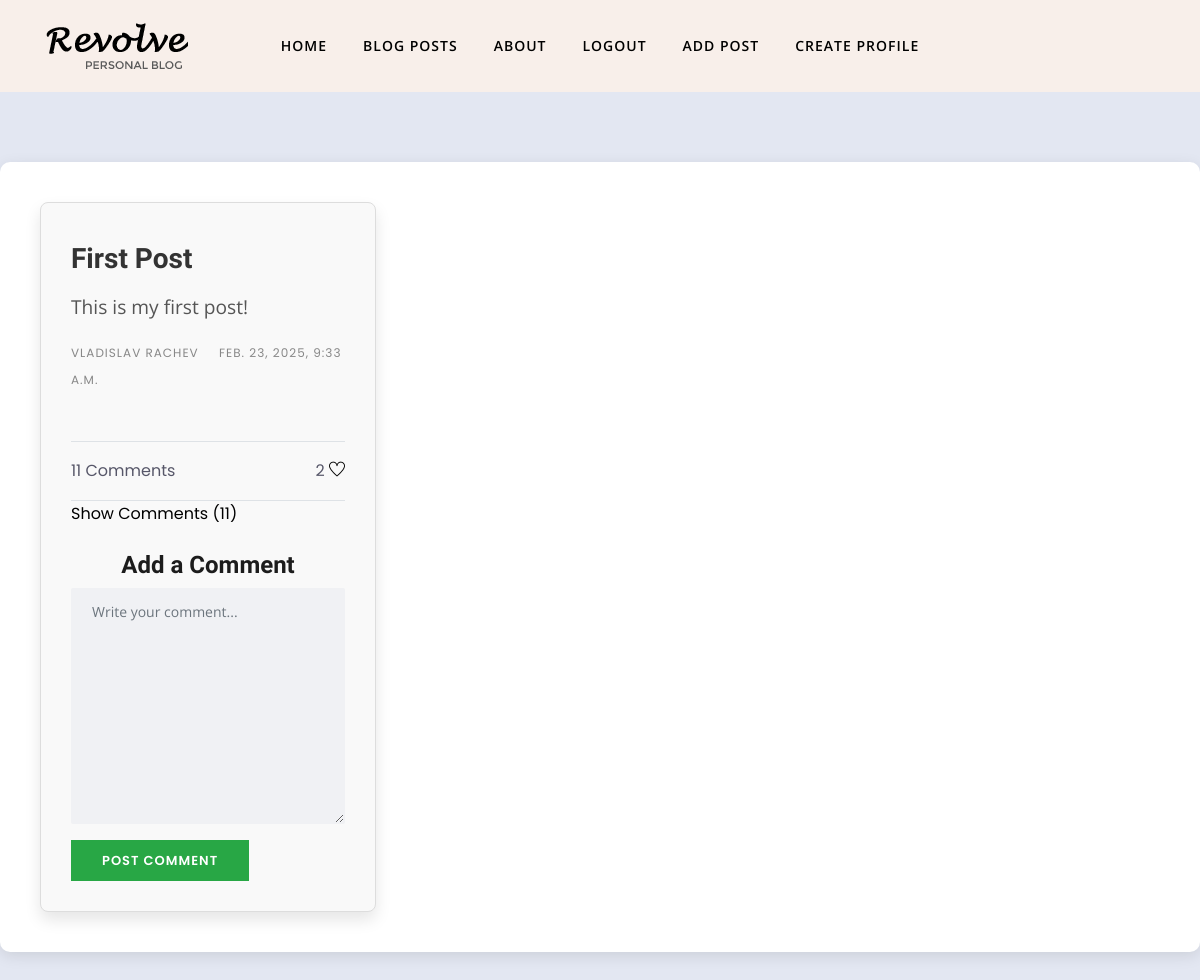
/posts/post/1/ (signed in), run on the app's committed database.
### ProtectTheWomen1/posts/models.py (models this page shows)
class Post(models.Model):
    title = models.CharField(
        max_length=100,
    )
    content = models.TextField()
    user = models.ForeignKey(
        to=UserModel,
        on_delete=models.CASCADE,
    )
    created_at = models.DateTimeField(
        auto_now_add=True,
    )

### ProtectTheWomen1/accounts/models/user.py (models this page shows)
class CustomUser(AbstractUser, PermissionsMixin):
    pass

### ProtectTheWomen1/accounts/models/profile.py (models this page shows, shortened)
class Profile(models.Model):
    user = models.OneToOneField(
        to=UserModel,
        on_delete=models.CASCADE,
        primary_key=True,
    )
    first_name = models.CharField(
        max_length=50,
        blank=True,
        null=True,
    )
    last_name = models.CharField(
        max_length=50,
        blank=True,
        null=True,
    )
    date_of_birth = models.DateField(
        auto_now=True,
        blank=True,
        null=True,
    )
    country = models.CharField(
        max_length=50,
        blank=True,
        null=True,
    )
    profile_picture = CloudinaryField(
        'profile_picture',
        blank=True,
        null=True,
    )
    def get_full_name(self):
        if self.first_name and self.last_name:
            return f'{self.first_name} {self.last_name}'
        return self.first_name or self.last_name or 'Anonymous'

### ProtectTheWomen1/posts/views.py (the view)
# urls.py: path('post/<int:pk>/', DetailPostView.as_view(), name='post-detail'),
class DetailPostView(LoginRequiredMixin, DetailView):
    model = Post
    template_name = 'posts/detail-post.html'
    context_object_name = 'post'
    def get_context_data(self, **kwargs):
        context = super().get_context_data(**kwargs)
        post = self.get_object()
        context['is_creator'] = self.request.user == post.user
        context['form'] = CommentForm()
        context['comments'] = post.comments.all().order_by('-created_at')
        return context

### ProtectTheWomen1/posts/forms.py
class CommentForm(forms.ModelForm):
    class Meta:
        model = Comment
        fields = ('content',)
        labels = {
            'content': '',
        }
        error_messages = {
            'content': {
                'required': 'Content is required. Write it!',
            },
        }
        widgets = {
            'content': forms.Textarea(attrs={'class': 'form-control mb-3', 'placeholder': 'Write your comment...'}),
        }

### templates/posts/detail-post.html (shortened to what this page needs)
{% extends 'common_templates/base.html' %}
{% load static %}
{% block content %}
    <section class="single-block-wrapper section-padding">
        <div class="container-fluid">
            <div class="row justify-content-center">
                <div class="col-12">
                    <div class="post-container">
                        <div class="post-item">
                            <div class="post-header mb-5">
                                <h2 class="post-title mt-2">{{ post.title }}</h2>
                                <p>{{ post.content }}</p>
                                <div class="post-meta">
                                    <span class="text-uppercase font-sm letter-spacing-1 mr-3">{{ post.user.profile.get_full_name }}</span>
                                    <span class="text-uppercase font-sm letter-spacing-1">{{ post.created_at }}</span>
                                </div>
                            </div>
                            <div class="post-body">
                                <div class="tags-share-box d-flex justify-content-between border-top border-bottom py-3">
                                    <span class="single-comment-o">
                                         {{ comments|length }} Comments
                                    </span>
                                    <div class="post-share">
                                        <span class="count-number-like">{{ post.like_set.count }}</span>
                                        <a href="{% url 'like' post.pk %}" class="penci-post-like single-like-button">
                                            <i class="ti-heart"></i>
                                        </a>
                                    </div>
                                </div>
                                <a href="#" class="show-comments-btn" data-post-id="{{ post.pk }}">
                                    Show Comments ({{ comments|length }})
                                </a>
                                <h3 class="mt-4 text-center">Add a Comment</h3>
                                <form method="POST" action="{% url 'comment' post.pk %}">
                                    {{ form.as_p }}
                                    <button type="submit" class="btn btn-success">Post Comment</button>
                                </form>
                            </div>
                        </div>
                    </div>
                </div>
            </div>
        </div>
    </section>
{% endblock %}

### static/css/style.css (style rules this page uses)
body, p { font-family: "Open Sans", sans-serif; line-height: 26px; font-size: 16px; text-rendering: optimizeLegibility; color: #666; font-weight: 400; }
html { overflow-x: hidden; width: 100%; height: 100%; }
h1, .h1, h2, .h2, h3, .h3, h4, .h4, h5, .h5, h6, .h6 { color: #1c1c1c; font-weight: 600; font-family: "Unna", serif; }
h2, .h2 { font-size: 32px; line-height: 36px; font-weight: 700; }
h3, .h3 { font-size: 24px; font-weight: 700; }
body { background: #fff; color: #575769; }
html, body { height: 100%; }
a { transition: all 0.3s ease-in-out; color: #000; }
a:link, a:visited { text-decoration: none; }
.section-padding { padding: 70px 0; position: relative; }
.form-control { box-shadow: none; border: 1px solid transparent; padding: 12px 20px; background: #f0f1f4; font-size: 14px; border-radius: 2px; }
.btn { border-radius: 0px; padding: 10px 30px; font-weight: 600; text-transform: uppercase; color: #fff; transition: 350ms; letter-spacing: 1px; font-size: 13px; border: 1px solid transparent; }
.font-sm { font-size: 12px !important; }
.post-container { display: flex; flex-wrap: wrap; gap: 20px; justify-content: flex-start; }
.post-item { width: 100%; max-width: 800px; padding: 30px; border: 1px solid #ddd; border-radius: 8px; background-color: #f9f9f9; box-shadow: 0 8px 16px rgba(0, 0, 0, 0.1); transition: transform 0.2s ease, box-shadow 0.2s ease; word-wrap: break-word; }
.post-item .post-title { font-size: 1.75rem; margin-bottom: 15px; color: #333; }
.post-item p { font-size: 1.2rem; color: #555; line-height: 1.6; }
.post-item .post-meta { font-size: 1rem; color: #888; }
@media (min-width: 768px) { .post-item { width: 48%; } }
@media (min-width: 1024px) { .post-item { width: 30%; } }
.container-fluid { width: 100%; padding-left: 0; padding-right: 0; }
.post-container { width: 100%; max-width: 100%; margin: 0 auto; padding: 40px; background: #fff; border-radius: 10px; box-shadow: 0px 4px 15px rgba(0, 0, 0, 0.1); }
.post-title { text-transform: capitalize; }
.letter-spacing-1 { letter-spacing: 1px; }
body { background-color: #E3E7F2; font-family: 'Poppins', sans-serif; }
a { text-decoration: none; }

### data on the page
Post: title "First Post", content "This is my first post!", user.profile.get_full_name "VLADISLAV RACHEV", created_at "FEB. 23, 2025, 9:33 A.M.", like_set.count "2"

### other printed values
{{ comments|length }} "11"
